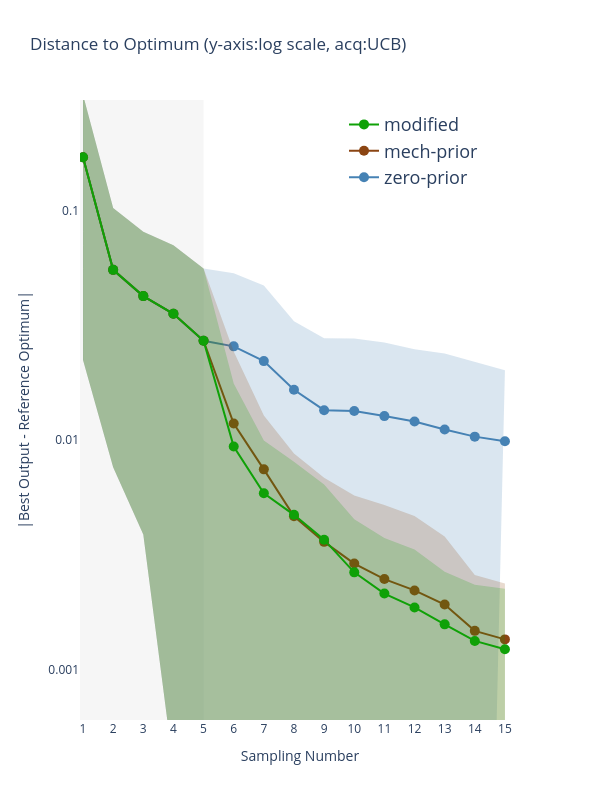

Source (notebook cell):
### Code cell
plot_bo_comparison(info_dict,reference_max=0.7888299971987257,date=date,withdraw_model_index=[],draw_initial_point=True,save_path=None,yaxis_lower_bound=2.5)

### Figure 1 — Plotly figure (JSON) as saved in the notebook; plotly's stock layout.template omitted (floating-point values rounded to 4 significant figures)
{"data": [{"line": {"color": "#4682B4", "width": 0}, "mode": "lines", "name": "zero-prior Upper Bound", "showlegend": false, "type": "scatter", "x": [1, 2, 3, 4, 5, 6, 7, 8, 9, 10, 11, 12, 13, 14, 15], "y": [0.3185, 0.1025, 0.08079, 0.07054, 0.05589, 0.05324, 0.04707, 0.03287, 0.02774, 0.02768, 0.02656, 0.02484, 0.02382, 0.02193, 0.02013]}, {"fill": "tonexty", "fillcolor": "rgba(70, 130, 180, 0.2)", "line": {"color": "#4682B4", "width": 0}, "mode": "lines", "name": "zero-prior Lower Bound", "showlegend": false, "type": "scatter", "x": [1, 2, 3, 4, 5, 6, 7, 8, 9, 10, 11, 12, 13, 14, 15], "y": [0.0223, 0.007612, 0.003881, 0.0003748, -0.001774, -0.002098, -0.002954, -0.002954, -0.002954, -0.002954, -0.002954, -0.002954, -0.002954, -0.002954, -0.0003662]}, {"error_y": {"array": [0.1481, 0.04745, 0.03845, 0.03508, 0.02883, 0.02767, 0.02501, 0.01631, 0.01425, 0.01431, 0.01385, 0.01279, 0.0127, 0.01159, 0.01025], "color": "rgba(70, 130, 180, 1)", "type": "data", "visible": false}, "line": {"color": "#4682B4"}, "marker": {"size": 10}, "mode": "lines+markers", "name": "zero-prior", "type": "scatter", "x": [1, 2, 3, 4, 5, 6, 7, 8, 9, 10, 11, 12, 13, 14, 15], "y": [0.1704, 0.05506, 0.04233, 0.03546, 0.02706, 0.02557, 0.02206, 0.01655, 0.01349, 0.01338, 0.01271, 0.01205, 0.01112, 0.01034, 0.009882]}, {"line": {"color": "#8B4513", "width": 0}, "mode": "lines", "name": "mech-prior Upper Bound", "showlegend": false, "type": "scatter", "x": [1, 2, 3, 4, 5, 6, 7, 8, 9, 10, 11, 12, 13, 14, 15], "y": [0.3185, 0.1025, 0.08079, 0.07054, 0.05589, 0.02428, 0.01279, 0.008738, 0.006856, 0.005738, 0.005205, 0.004662, 0.003802, 0.00258, 0.002371]}, {"fill": "tonexty", "fillcolor": "rgba(139, 69, 19, 0.2)", "line": {"color": "#8B4513", "width": 0}, "mode": "lines", "name": "mech-prior Lower Bound", "showlegend": false, "type": "scatter", "x": [1, 2, 3, 4, 5, 6, 7, 8, 9, 10, 11, 12, 13, 14, 15], "y": [0.0223, 0.007612, 0.003881, 0.0003748, -0.001774, -0.001774, -0.001774, -0.001774, -0.001774, -0.001774, -0.001774, -0.001774, -0.001774, -0.001774, 0.0003364]}, {"error_y": {"array": [0.1481, 0.04745, 0.03845, 0.03508, 0.02883, 0.01248, 0.00534, 0.004082, 0.003256, 0.002841, 0.002726, 0.00245, 0.001882, 0.001105, 0.001017], "color": "rgba(139, 69, 19, 1)", "type": "data", "visible": false}, "line": {"color": "#8B4513"}, "marker": {"size": 10}, "mode": "lines+markers", "name": "mech-prior", "type": "scatter", "x": [1, 2, 3, 4, 5, 6, 7, 8, 9, 10, 11, 12, 13, 14, 15], "y": [0.1704, 0.05506, 0.04233, 0.03546, 0.02706, 0.0118, 0.00745, 0.004656, 0.0036, 0.002897, 0.002479, 0.002212, 0.001921, 0.001475, 0.001354]}, {"line": {"color": "#0fa107", "width": 0}, "mode": "lines", "name": "modified Upper Bound", "showlegend": false, "type": "scatter", "x": [1, 2, 3, 4, 5, 6, 7, 8, 9, 10, 11, 12, 13, 14, 15], "y": [0.3185, 0.1025, 0.08079, 0.07054, 0.05589, 0.01764, 0.009954, 0.008045, 0.006407, 0.004514, 0.003743, 0.003332, 0.002669, 0.002344, 0.002251]}, {"fill": "tonexty", "fillcolor": "rgba(15, 161, 7, 0.2)", "line": {"color": "#0fa107", "width": 0}, "mode": "lines", "name": "modified Lower Bound", "showlegend": false, "type": "scatter", "x": [1, 2, 3, 4, 5, 6, 7, 8, 9, 10, 11, 12, 13, 14, 15], "y": [0.0223, 0.007612, 0.003881, 0.0003748, -0.001774, -0.001774, -0.001774, -0.001774, -0.001774, -0.001774, -0.001774, -0.001774, -0.001774, -0.001774, 0.0002039]}, {"error_y": {"array": [0.1481, 0.04745, 0.03845, 0.03508, 0.02883, 0.008271, 0.004095, 0.003323, 0.002727, 0.001862, 0.001599, 0.001467, 0.001095, 0.001011, 0.001023], "color": "rgba(15, 161, 7, 1)", "type": "data", "visible": false}, "line": {"color": "#0fa107"}, "marker": {"size": 10}, "mode": "lines+markers", "name": "modified", "type": "scatter", "x": [1, 2, 3, 4, 5, 6, 7, 8, 9, 10, 11, 12, 13, 14, 15], "y": [0.1704, 0.05506, 0.04233, 0.03546, 0.02706, 0.009369, 0.005859, 0.004722, 0.00368, 0.002652, 0.002144, 0.001866, 0.001574, 0.001333, 0.001227]}], "layout": {"height": 800, "legend": {"font": {"size": 18}, "x": 0.6, "y": 0.99}, "plot_bgcolor": "white", "shapes": [{"fillcolor": "lightgray", "layer": "below", "line": {"width": 0}, "opacity": 0.2, "type": "rect", "x0": 0.1, "x1": "5", "y0": 0.0001, "y1": 0.852}], "showlegend": true, "title": {"text": "Distance to Optimum (y-axis:log scale, acq:UCB)"}, "width": 600, "xaxis": {"dtick": 1, "gridcolor": "lightgray", "range": [0.9, 15.5], "showgrid": false, "title": {"text": "Sampling Number"}, "type": "linear"}, "yaxis": {"dtick": 1, "gridcolor": "lightgray", "range": [-3.219, -0.5194], "showgrid": false, "title": {"text": "|Best Output - Reference Optimum|"}, "type": "log"}}}
